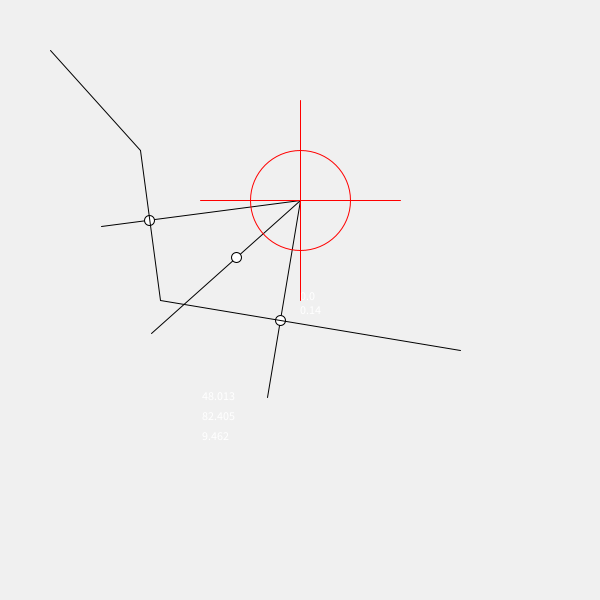
Frame 1 (no input)
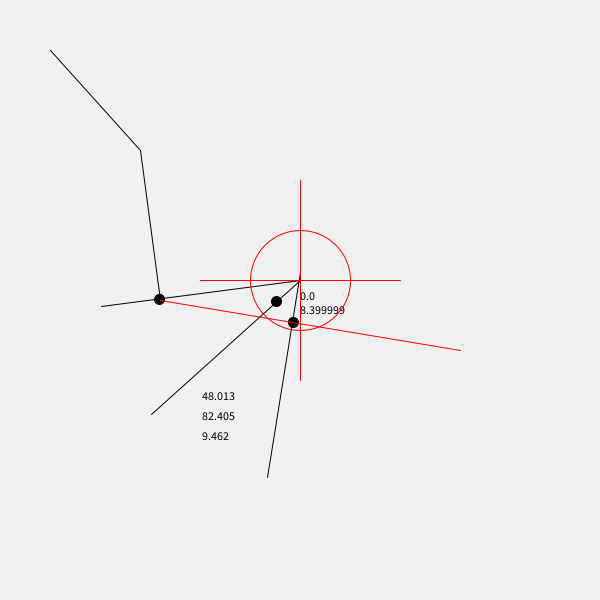
Frame 60 (the mouse pressed at the canvas centre just before this capture)
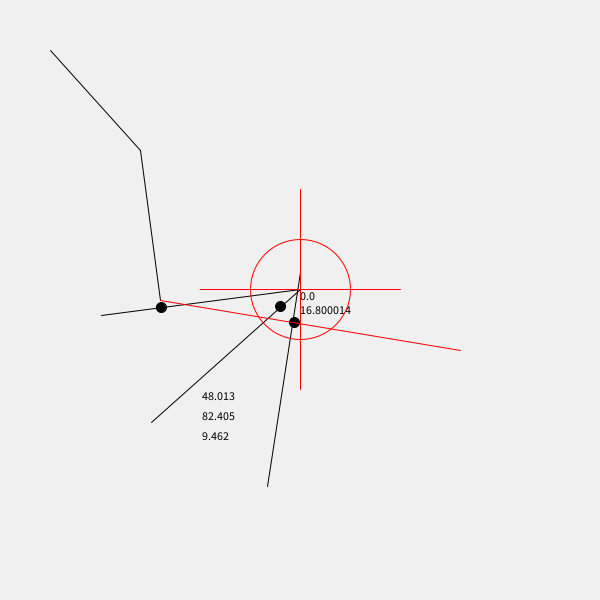
Frame 120 (the mouse held since frame 60 and released just before this capture)

The Processing sketch that drew these frames (run headless with seeded random() and noise(); from frame 60 on, the mouse is pressed at the canvas centre):

// Processing sketch: Ball_simulation
// ── Ball_simulation.pde
PVector[] point = new PVector[10];
boolean[] touching = new boolean[10];

float gravity = 0.1;
float airResistance = 0.01; // amount of speed loss per frame
float speed = 0.5;

boolean info = true;

int currentLines;
boolean[] keys = new boolean[5];
float lineAngle;
float  newX, newY;
float distToB;

boolean tempTouching;

Ball[] b = new Ball[1];
void setup() {
  //new Ball(float x_, float y_, float weight_, float bouncyness_, float diameter_);
  b[0] = new Ball(300, 200, 1.4, 0.1, 100);
  size(600, 600);
  for (int i = 0; i < 10; i++) {
    point[i] = new PVector(0, 0);
  }
  newLine(50, 50, 140, 150);
  newLine(140, 150, 160, 300);
  newLine(160, 300, 460, 350);
  frameRate(60);
}

void draw() {
  background(240);
  b[0].calculate();
  b[0].physics();
  lineDrawing();
  b[0].show();
  if (info) {
    info();
  }
  distToB = 1000;
}

PVector intersect(float x1, float y1, float x2, float y2, float x3, float y3, float x4, float y4) {
  float x = ((x1*y2-y1*x2)*(x3-x4) - (x1-x2)*(x3*y4-y3*x4))/((x1-x2)*(y3-y4)-(y1-y2)*(x3-x4));
  float y = ((x1*y2-y1*x2)*(y3-y4) - (y1-y2)*(x3*y4-y3*x4))/((x1-x2)*(y3-y4)-(y1-y2)*(x3-x4));
  return(new PVector(x,y));
}

void info() {
  stroke(0);
  fill(0);
  
  //text(lineAngle + "\n" + distToB + "\n" + newX + "\n" + (dist(b.x, b.y, intsct[0].x, intsct[0].y)) + "\n" + (point[1].y - (point[0].y)) / (point[1].x - (point[0].x)), 150, 350);
  for (int i = 0; i < currentLines; i++) {
    
  } 
}

void lineDrawing() {
  for (int i = 0; i < currentLines; i++) {
    if (touching[i]) {
      stroke(255, 0, 0);
    } else {
      stroke(0);
    }
    line(point[i*2].x, point[i*2].y, point[i*2+1].x, point[i*2+1].y);
  } 
}

void newLine(float x1, float y1, float x2, float y2) {
  point[currentLines*2] = new PVector(x1, y1);
  point[currentLines*2 + 1] = new PVector(x2, y2);
  currentLines++;
}

void keyPressed()
{
  if (key=='a') {
    keys[0]=true;
  } if (key=='d') {
    keys[1]=true;
  } if (key == 'w') {
    keys[2]=true;
  } if (key == 's') {
    keys[3]=true;
  } if (key == 'r') {
    keys[4]=true;
  }    
}

void keyReleased()
 {
   if (key=='a') {
     keys[0]=false;
   } if (key=='d') {
     keys[1]=false;
   } if (key == 'w') {
     keys[2]=false;
   } if (key == 's') {
     keys[3]=false;
   } if (key == 'r') {
     keys[4]=false;
   }
}

// ── Ball.pde
class Ball {
  float x, y, weight, bouncyness, diameter;
  float vx, vy;
  
  Ball(float x_, float y_, float weight_, float bouncyness_, float diameter_) {
    x = x_;
    y = y_;
    weight = weight_;
    bouncyness = bouncyness_;
    diameter = diameter_;
  }
  
  void physics() {
    if (keys[0]) {
      vx -= speed/weight;
    }
    if (keys[1]) {
      vx += speed/weight;
    }
    if (keys[2]) {
      vy -= speed/weight;
    }
    if (keys[3]) {
      vy += speed/weight;
    }
    vx *= 1-airResistance;
    vy += gravity*weight;
    x += vx;
    y += vy;
    text(vx + "\n" + vy, 300, 300);
  }
  
  void show() {
    noFill();
    if (distToB <= diameter/2) {
      stroke(255, 0, 0);
    } else {
      stroke(0);
    }
    circle(x, y, diameter);
    if (info) {
      float len = 100;
      line(x+len, y, x-len, y);
      line(x, y-len, x, y+len);
    }
  }
  void calculate() {
    for (int i = 0; i < currentLines; i++) {
      lineAngle = atan((point[i*2+1].y - (point[i*2].y)) / (point[i*2+1].x - (point[i*2].x)));
      lineAngle = degrees(lineAngle);
      text(lineAngle, 200, 400 + i*20);
      float tempx, tempy;
      newX = x + cos(radians(lineAngle) + PI/2) * 200;
      newY = y + sin(radians(lineAngle) + PI/2) * 200;
      tempx = intersect(x, y, newX, newY, point[i*2].x, point[i*2].y, point[i*2+1].x, point[i*2+1].y).x;
      tempy = intersect(x, y, newX, newY, point[i*2].x, point[i*2].y, point[i*2+1].x, point[i*2+1].y).y;
      
      touching[i] = false;
      if ((dist(x, y, point[i*2].x, point[i*2].y)) < diameter/2 || (dist(x, y, point[i*2+1].x, point[i*2+1].y)) < diameter/2) {
        tempTouching = true;
      }
      else if (tempx < point[i*2].x && tempx > point[i*2+1].x) {
        tempTouching = true;
      }
      else if (tempx > point[i*2].x && tempx < point[i*2+1].x) {
        tempTouching = true;
      }
      if (tempTouching) {
        //distToB = (dist(x, y, tempx, tempy));
        
        if ((dist(x, y, tempx, tempy)) < distToB) {
          distToB = (dist(x, y, tempx, tempy));
        }
        if ((dist(x, y, tempx, tempy)) < diameter/2) {
          //Functie collision hier
          
          
          y = y - (diameter/2-(tempy-y));
          
          
          //als de lineAngle > 45 moet de vx meer uitmaken dan de vy
          //vx += 3/(lineAngle-45) * vy * vx;
          touching[i] = true;
        }
      }
      tempTouching = false;
      
      if (info) {
        line(x, y, newX, newY);
        circle(tempx, tempy, 10);
      }
    }
  }
}
